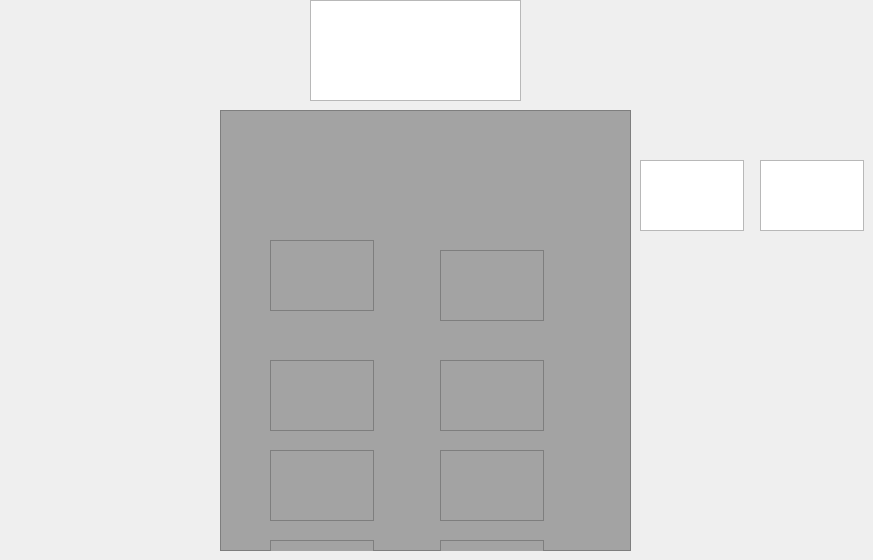
    <widget class="QWidget" name="page_6">
     <widget class="QFrame" name="frame">
      <property name="geometry">
       <rect>
        <x>220</x>
        <y>110</y>
        <width>411</width>
        <height>441</height>
       </rect>
      </property>
      <property name="styleSheet">
       <string notr="true">background-color: rgb(163, 163, 163);</string>
      </property>
      <property name="frameShape">
       <enum>QFrame::Shape::StyledPanel</enum>
      </property>
      <property name="frameShadow">
       <enum>QFrame::Shadow::Raised</enum>
      </property>
      <widget class="QTextEdit" name="N2">
       <property name="geometry">
        <rect>
         <x>220</x>
         <y>140</y>
         <width>104</width>
         <height>71</height>
        </rect>
       </property>
       <property name="readOnly">
        <bool>true</bool>
       </property>
      </widget>
      <widget class="QTextEdit" name="U2">
       <property name="geometry">
        <rect>
         <x>50</x>
         <y>130</y>
         <width>104</width>
         <height>71</height>
        </rect>
       </property>
       <property name="readOnly">
        <bool>true</bool>
       </property>
      </widget>
      <widget class="QTextEdit" name="U3">
       <property name="geometry">
        <rect>
         <x>50</x>
         <y>250</y>
         <width>104</width>
         <height>71</height>
        </rect>
       </property>
       <property name="readOnly">
        <bool>true</bool>
       </property>
      </widget>
      <widget class="QTextEdit" name="N3">
       <property name="geometry">
        <rect>
         <x>220</x>
         <y>250</y>
         <width>104</width>
         <height>71</height>
        </rect>
       </property>
       <property name="readOnly">
        <bool>true</bool>
       </property>
      </widget>
      <widget class="QTextEdit" name="U4">
       <property name="geometry">
        <rect>
         <x>50</x>
         <y>340</y>
         <width>104</width>
         <height>71</height>
        </rect>
       </property>
       <property name="readOnly">
        <bool>true</bool>
       </property>
      </widget>
      <widget class="QTextEdit" name="N4">
       <property name="geometry">
        <rect>
         <x>220</x>
         <y>340</y>
         <width>104</width>
         <height>71</height>
        </rect>
       </property>
       <property name="readOnly">
        <bool>true</bool>
       </property>
      </widget>
      <widget class="QTextEdit" name="U5">
       <property name="geometry">
        <rect>
         <x>50</x>
         <y>430</y>
         <width>104</width>
         <height>71</height>
        </rect>
       </property>
       <property name="readOnly">
        <bool>true</bool>
       </property>
      </widget>
      <widget class="QTextEdit" name="N5">
       <property name="geometry">
        <rect>
         <x>220</x>
         <y>430</y>
         <width>104</width>
         <height>71</height>
        </rect>
       </property>
       <property name="readOnly">
        <bool>true</bool>
       </property>
      </widget>
     </widget>
     <widget class="QTextEdit" name="textEdit_16">
      <property name="geometry">
       <rect>
        <x>310</x>
        <y>0</y>
        <width>211</width>
        <height>101</height>
       </rect>
      </property>
     </widget>
     <widget class="QTextEdit" name="U1">
      <property name="geometry">
       <rect>
        <x>640</x>
        <y>160</y>
        <width>104</width>
        <height>71</height>
       </rect>
      </property>
      <property name="readOnly">
       <bool>true</bool>
      </property>
     </widget>
     <widget class="QTextEdit" name="N1">
      <property name="geometry">
       <rect>
        <x>760</x>
        <y>160</y>
        <width>104</width>
        <height>71</height>
       </rect>
      </property>
      <property name="readOnly">
       <bool>true</bool>
      </property>
     </widget>
    </widget>
